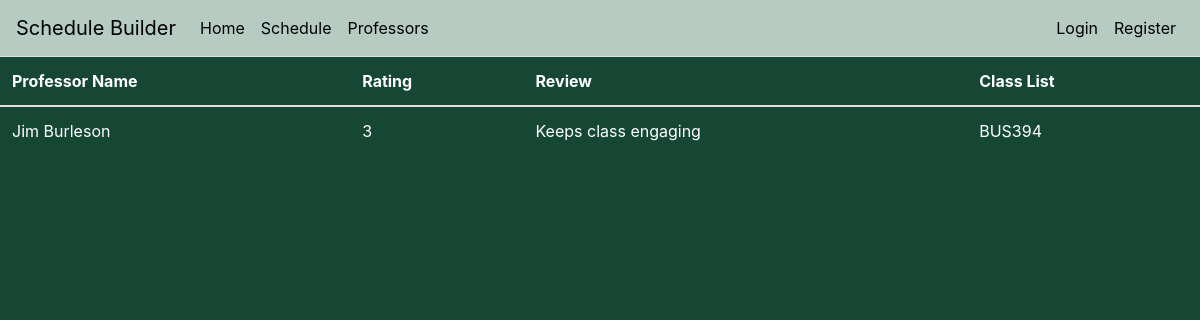
Screenshot of /JimBurleson with the database file from the repository.
### ScheduleCrafter/crafter/models.py (models this page shows)
class Professor(db.Model):
    __tablename__='Professors'
    name=db.Column('Name', db.String(length=50), primary_key = True, nullable=False, unique=True)
    rating = db.Column('Rating', db.String(), nullable =False)
    review = db.Column('Review', db.String(length=2000))
    class_list = db.Column('ClassList', db.String(length=1000))

### ScheduleCrafter/crafter/routes.py (the view)
@app.route('/JimBurleson')
def JimBurleson():
    professors = Professor.query.filter_by(name = "Jim Burleson")
    return render_template('professor.html', professors=professors)

### ScheduleCrafter/crafter/templates/professor.html (shortened to what this page needs)
{% extends 'base.html' %}
{% block content %}
<table class="table table-hover" style="color:white;">
        <thead>
            <tr>
                <th scope="col">Professor Name</th>
                <th scope="col">Rating</th>
                <th scope="col">Review</th>
                <th scope="col">Class List</th>
            </tr>
        </thead>
        <tbody>
            {% for professor in professors %}
                <tr>
                    <td>{{ professor.name }}</td>
                    <td>{{ professor.rating }}</td>
                    <td>{{ professor.review }}</td>
                    <td>{{ professor.class_list }}</td>
                </tr>
            {% endfor %}
        </tbody>
    </table>
{% endblock %}

### ScheduleCrafter/crafter/templates/base.html (style rules this page uses)
body { background-color: #154734; color: white }

### rows the page displays
Professor: name "Jim Burleson", rating "3", review "Keeps class engaging", class_list "BUS394"
